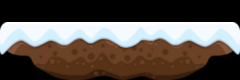

A 2D game scene composited from a Tiled map and its tileset images. What follows is a short description and the map's XML, with every tile layer's data as written:
An orthogonal 3x1 tile map with 80x80 px tiles, 1 tile layer (Tile Layer 1).

<map version="1.10" tiledversion="1.11.0" orientation="orthogonal" renderorder="right-down" width="3" height="1" tilewidth="80" tileheight="80" infinite="0" nextlayerid="2" nextobjectid="1">
 <tileset firstgid="1" source="winter-tileset.tsx" />
 <layer id="1" name="Tile Layer 1" width="3" height="1">
  <data encoding="csv">
14,15,16
</data>
 </layer>
</map>
